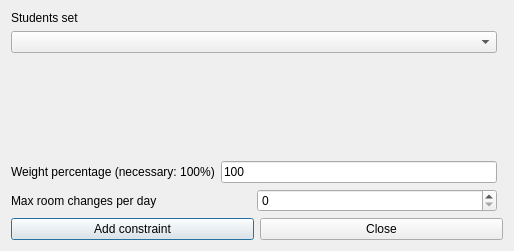
<?xml version="1.0" encoding="UTF-8"?>
<ui version="4.0">
 <class>AddConstraintStudentsSetMaxRoomChangesPerRealDayForm_template</class>
 <widget class="QDialog" name="AddConstraintStudentsSetMaxRoomChangesPerRealDayForm_template">
  <property name="geometry">
   <rect>
    <x>0</x>
    <y>0</y>
    <width>514</width>
    <height>251</height>
   </rect>
  </property>
  <property name="windowTitle">
   <string extracomment="This is the title of the dialog to add a new constraint of this type">Add students set max room changes per real day</string>
  </property>
  <layout class="QGridLayout">
   <item row="4" column="0" colspan="2">
    <layout class="QHBoxLayout">
     <item>
      <widget class="QPushButton" name="addConstraintPushButton">
       <property name="text">
        <string>Add constraint</string>
       </property>
      </widget>
     </item>
     <item>
      <widget class="QPushButton" name="closePushButton">
       <property name="text">
        <string>Close</string>
       </property>
      </widget>
     </item>
    </layout>
   </item>
   <item row="0" column="0">
    <layout class="QVBoxLayout">
     <item>
      <widget class="QLabel" name="studentsTextLabel">
       <property name="frameShape">
        <enum>QFrame::NoFrame</enum>
       </property>
       <property name="frameShadow">
        <enum>QFrame::Plain</enum>
       </property>
       <property name="text">
        <string>Students set</string>
       </property>
       <property name="wordWrap">
        <bool>false</bool>
       </property>
      </widget>
     </item>
     <item>
      <widget class="QComboBox" name="studentsComboBox">
       <property name="editable">
        <bool>false</bool>
       </property>
       <property name="insertPolicy">
        <enum>QComboBox::NoInsert</enum>
       </property>
       <property name="duplicatesEnabled">
        <bool>false</bool>
       </property>
      </widget>
     </item>
    </layout>
   </item>
   <item row="2" column="0">
    <layout class="QHBoxLayout">
     <item>
      <widget class="QLabel" name="weightTextLabel">
       <property name="frameShape">
        <enum>QFrame::NoFrame</enum>
       </property>
       <property name="frameShadow">
        <enum>QFrame::Plain</enum>
       </property>
       <property name="text">
        <string>Weight percentage (necessary: 100%)</string>
       </property>
       <property name="wordWrap">
        <bool>false</bool>
       </property>
      </widget>
     </item>
     <item>
      <widget class="QLineEdit" name="weightLineEdit">
       <property name="text">
        <string notr="true">100</string>
       </property>
      </widget>
     </item>
    </layout>
   </item>
   <item row="3" column="0">
    <layout class="QHBoxLayout">
     <item>
      <widget class="QLabel" name="textLabel1">
       <property name="text">
        <string>Max room changes per day</string>
       </property>
       <property name="wordWrap">
        <bool>false</bool>
       </property>
      </widget>
     </item>
     <item>
      <widget class="QSpinBox" name="maxChangesSpinBox"/>
     </item>
    </layout>
   </item>
   <item row="1" column="0">
    <spacer name="spacer1">
     <property name="orientation">
      <enum>Qt::Vertical</enum>
     </property>
     <property name="sizeType">
      <enum>QSizePolicy::Expanding</enum>
     </property>
     <property name="sizeHint" stdset="0">
      <size>
       <width>20</width>
       <height>21</height>
      </size>
     </property>
    </spacer>
   </item>
  </layout>
 </widget>
 <layoutdefault spacing="6" margin="11"/>
 <resources/>
 <connections/>
</ui>
